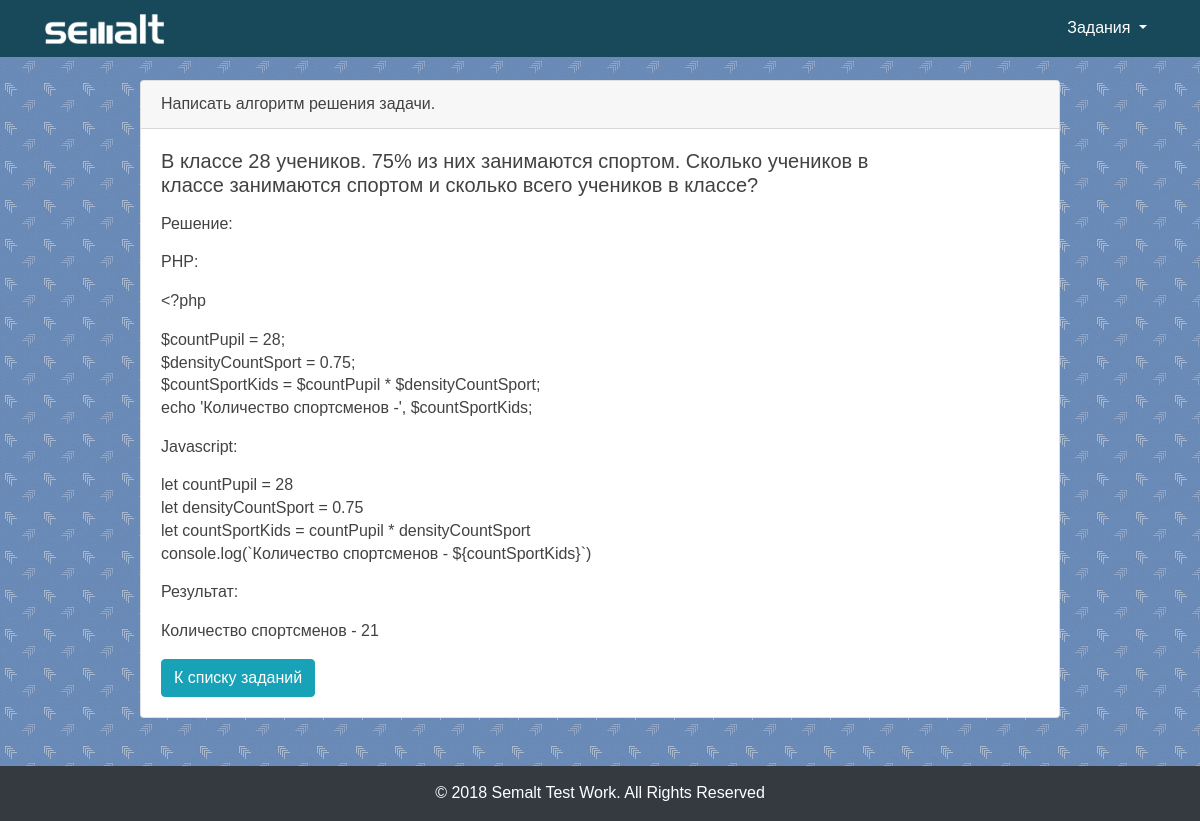
Page /task/1/ on the committed database.
### web/models.py (models this page shows, shortened)
class Task(models.Model):
    title = models.CharField('Title', max_length=255)
    description = RichTextField(config_name='description_ckeditor', blank=True)
    solve = RichTextField(config_name='solve_ckeditor')
    created_on = models.DateTimeField(auto_now_add=True)
    updated_at = models.DateField(auto_now=True)
    is_active = models.BooleanField(default=False)
    class Meta:
        verbose_name = "Task"
        verbose_name_plural = "Tasks"
        ordering = ('created_on',)

### web/views.py (the view)
# urls.py: path('task/<int:pk>/', TaskSolveView.as_view(), name='task'),
class TaskSolveView(TemplateView):
    template_name = 'web/task.html'
    model = Task
    def get_context_data(self, **kwargs):
        try:
            tasks = Task.objects.filter(is_active=True)
            task = Task.objects.get(pk=kwargs.get('pk'))
        except Task.DoesNotExist:
            raise Http404
        context = super().get_context_data(**kwargs)
        context['tasks'] = tasks
        context['task'] = task
        return context

### web/templates/web/task.html
{% extends 'web/layout.html' %}
{% load static %}
{% block header %}
  {% include 'web/partials/_header.html' %}
{% endblock %}
{% block content %}
  <section class=" task pb-5 bg__main">
    <div class="container">
      <div class="row justify-content-center">
        <div class="col-lg-10">
          <div class="card">
            <div class="card-header">
              {{ task.title }}
            </div>
            <div class="card-body">
              <h5 class="card-title">{{ task.description | safe }}</h5>
              <div class="card-text">{{ task.solve | safe }}</div>
              <a href="{% url 'index' %}" class="btn btn-info text-white">К списку заданий</a>
            </div>
          </div>
        </div>
      </div>
    </div>
  </section>
{% endblock %}

### web/static/web/css/main.css (style rules this page uses)
body { font-family: "Open Sans Bold", sans-serif; line-height: 1.42; font-size: 16px; -webkit-font-smoothing: antialiased; color: #424242; height: 100%; }
.bg__main { background: #6a8ab7 url("../img/green-gobbler.png") top left repeat; }
section { padding-top: 5rem; min-height: 95vh; }

### rows in the picture
Task: title "Написать алгоритм решения задачи.", description "В классе 28 учеников. 75% из них занимаются спортом. Сколько учеников в классе занимаются спортом и сколько всего учеников в классе?", solve "Решение: PHP: <?php $countPupil = 28; $densityCountSport = 0.75; $countSportKids = $countPupil * $densityCountSport; echo 'Количество спортсменов -', $countSportKids; Javascript: let countPupil = 28 let densityCountSport = 0.75 let countSportKids = countPupil * densityCountSport console.log(`Количество спортсменов - ${countSportKids}`) Результат: Количество спортсменов - 21"
